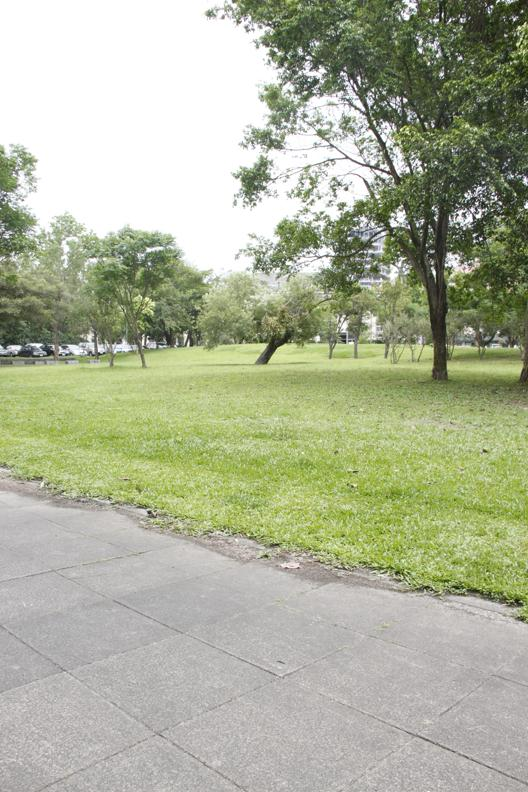
#> input picture Day-12/left.jpg, 528 x 792 px, found by its file name
$ python panaroma.py
#> lines starting #> are read from the running program, lines starting #| are printed output that depends on the picture
import cv2
import numpy as np
import matplotlib.pyplot as plt

# Load input images
img1 = cv2.imread("Day-12/left.jpg")   # left image
#> img1 is the input picture: shape (792, 528, 3); mean B, G, R 152.8, 177.6, 172.2
img2 = cv2.imread("Day-12/right.jpg")  # right image
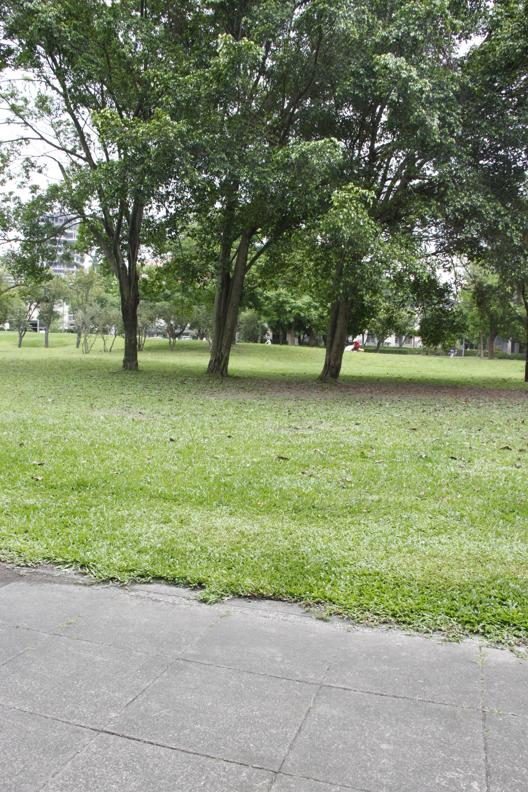
#> input picture Day-12/right.jpg, 528 x 792 px, found by its file name
#> img2 is the input picture: shape (792, 528, 3); mean B, G, R 114.6, 143.8, 133.7

# Convert to grayscale
gray1 = cv2.cvtColor(img1, cv2.COLOR_BGR2GRAY)
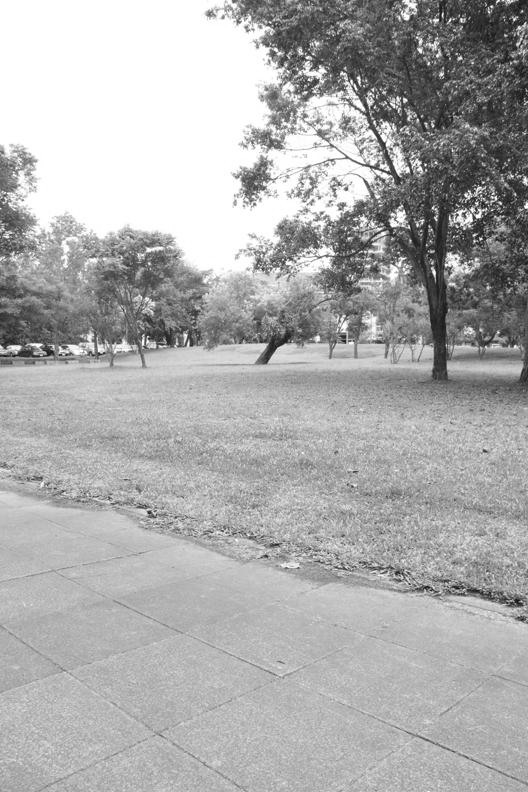
#> gray1: shape (792, 528); min 14, max 255, mean 173.2
gray2 = cv2.cvtColor(img2, cv2.COLOR_BGR2GRAY)
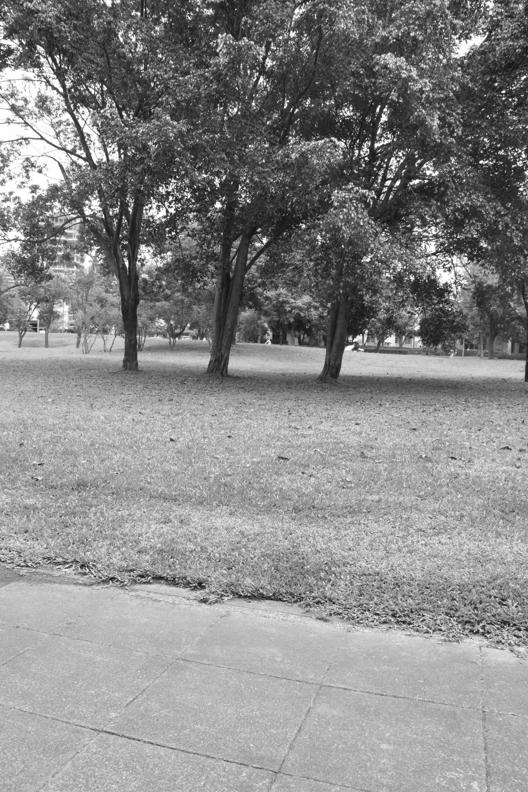
#> gray2: shape (792, 528); min 8, max 255, mean 137.5

# 1. Detect ORB features and compute descriptors.
orb = cv2.ORB_create(5000)
keypoints1, descriptors1 = orb.detectAndCompute(gray1, None)
#> keypoints1 = 4925 keypoints; strongest (x, y, size): (474, 217, 31), (404, 99, 31), (476, 215, 31), (404, 101, 31)
keypoints2, descriptors2 = orb.detectAndCompute(gray2, None)
#> keypoints2 = 4921 keypoints; strongest (x, y, size): (389, 181, 31), (170, 210, 31), (397, 159, 31), (398, 161, 31)

# 2. Match features using Brute-Force Matcher
bf = cv2.BFMatcher(cv2.NORM_HAMMING, crossCheck=True)
matches = bf.match(descriptors1, descriptors2)
#> matches = 1661 matches

# Sort matches by distance
matches = sorted(matches, key=lambda x: x.distance)

# Draw matches
img_matches = cv2.drawMatches(img1, keypoints1, img2, keypoints2, matches[:200], None, flags=2)
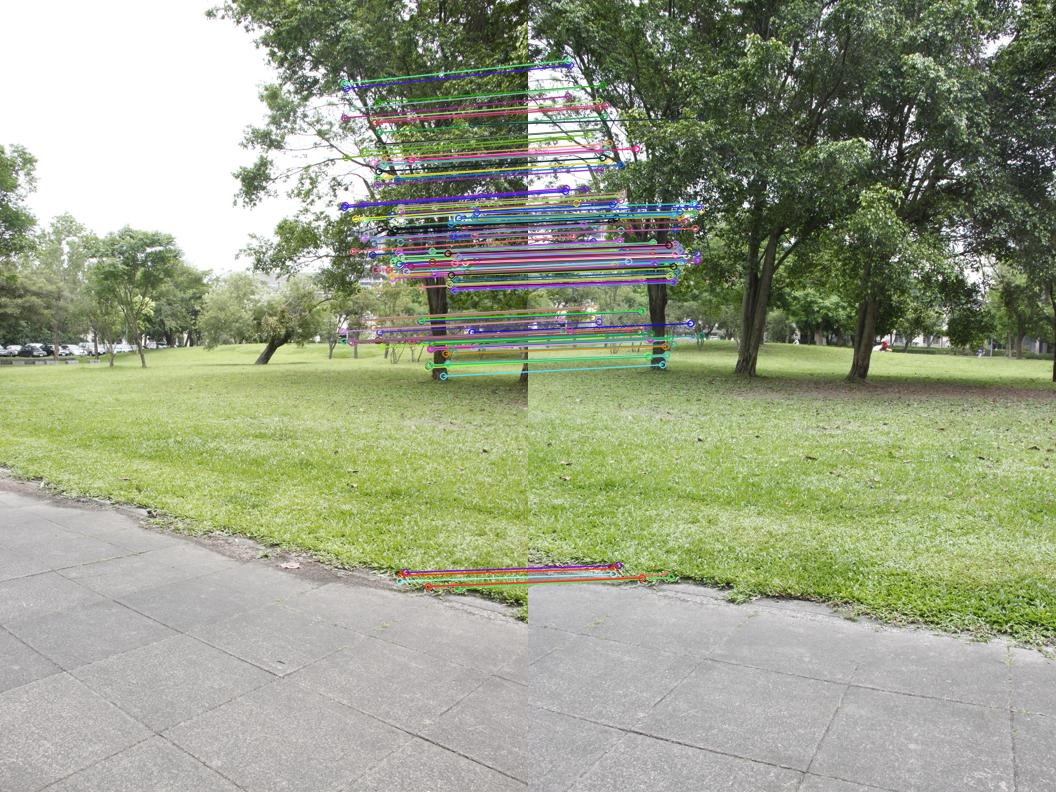
#> img_matches: shape (792, 1056, 3); mean B, G, R 134.9, 160.5, 153.2


# 3. Extract location of good matches
pts1 = np.float32([keypoints1[m.queryIdx].pt for m in matches[:50]]).reshape(-1, 1, 2)
#> pts1 = 50 rows, first 8: [456, 254.4], [412.6, 342.1], [428, 365.8], [420.5, 321], [450, 253], [430, 349.4], [469.4, 265], [432, 348.5]
pts2 = np.float32([keypoints2[m.trainIdx].pt for m in matches[:50]]).reshape(-1, 1, 2)
#> pts2 = 50 rows, first 8: [148.8, 247.2], [103.7, 331.8], [119.4, 355.8], [112, 311], [143, 245], [119.4, 340.4], [161.3, 257.8], [122.4, 339.8]

# 4. Find Homography matrix using RANSAC
H, mask = cv2.findHomography(pts2, pts1, cv2.RANSAC, 5.0)
#> H = [[0.816, -0.00856, 306.4], [-0.138, 0.909, 33.7], [-0.000308, -8.17e-05, 1]]; mask = 50 values, max 1 at index 0, min 0 at index 34, mean 0.98

# 5. Warp right image (img2) to left image (img1)'s plane
height1, width1 = img1.shape[:2]
#> height1 = 792; width1 = 528
height2, width2 = img2.shape[:2]
#> height2 = 792; width2 = 528

# Get the canvas dimensions
pts_img2 = np.float32([[0, 0], [0, height2], [width2, height2], [width2, 0]]).reshape(-1, 1, 2)
#> pts_img2 = [[0, 0], [0, 792], [528, 792], [528, 0]]
pts_img2_transformed = cv2.perspectiveTransform(pts_img2, H)
#> pts_img2_transformed = [[306.4, 33.7], [320.4, 806], [945.9, 881.6], [880.9, -46.58]]
pts_combined = np.concatenate((pts_img2_transformed, np.float32([[0, 0], [0, height1], [width1, height1], [width1, 0]]).reshape(-1, 1, 2)), axis=0)
#> pts_combined = [[306.4, 33.7], [320.4, 806], [945.9, 881.6], [880.9, -46.58], [0, 0], [0, 792], [528, 792], [528, 0]]

[x_min, y_min] = np.int32(pts_combined.min(axis=0).ravel())
#> x_min = 0; y_min = -46
[x_max, y_max] = np.int32(pts_combined.max(axis=0).ravel())
#> x_max = 945; y_max = 881

# Translation matrix to avoid negative coordinates
translation = [-x_min, -y_min]
#> translation = [0, 46]
H_translate = np.array([[1, 0, translation[0]], [0, 1, translation[1]], [0, 0, 1]])
#> H_translate = [[1, 0, 0], [0, 1, 46], [0, 0, 1]]

# Warp the second image
result = cv2.warpPerspective(img2, H_translate @ H, (x_max - x_min, y_max - y_min))
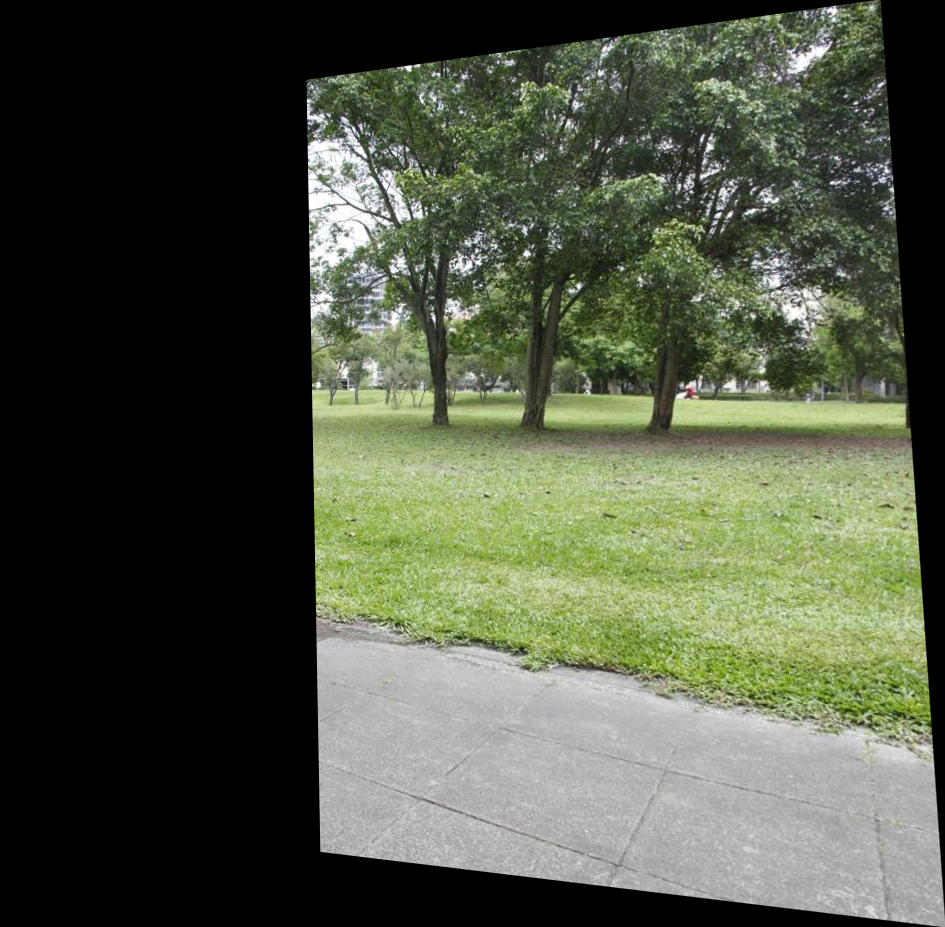
#> result: shape (927, 945, 3); mean B, G, R 67.1, 84.1, 78.4
result[translation[1]:height1+translation[1], translation[0]:width1+translation[0]] = img1
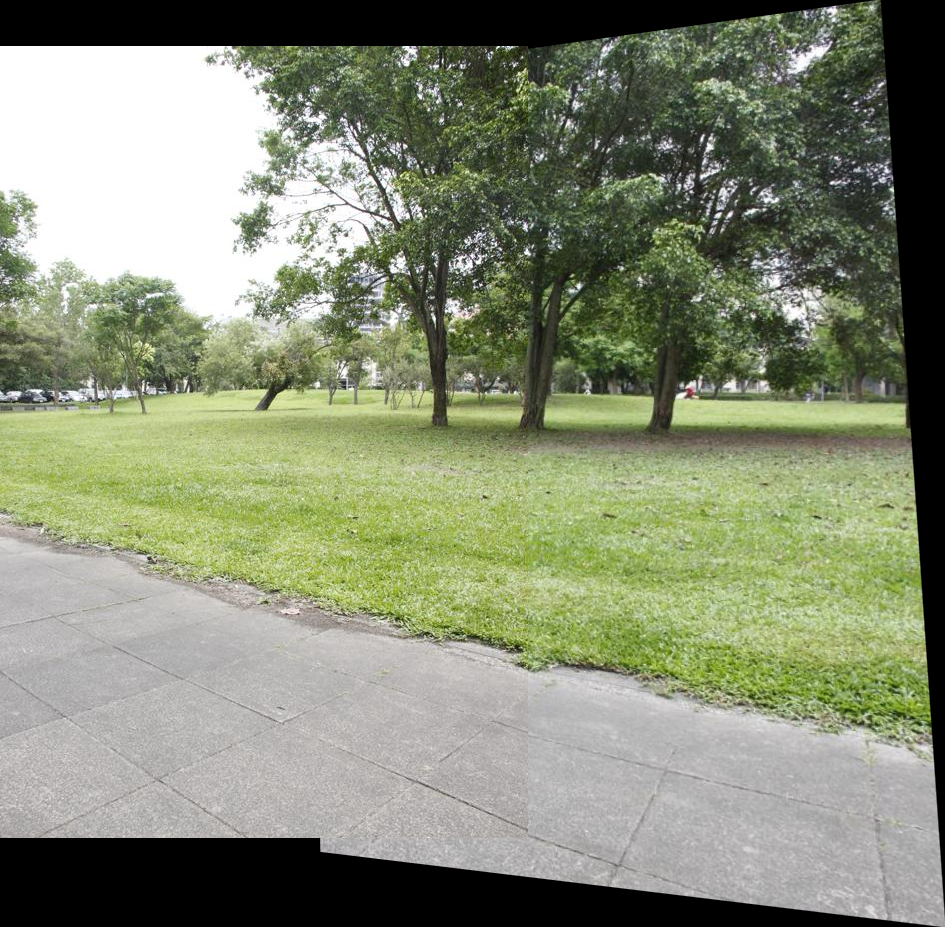
#> result: shape (927, 945, 3); mean B, G, R 116.5, 139.9, 133.6


cv2.imshow("matched points",img_matches)
cv2.imshow("Stitched Panorama", result)
cv2.waitKey(0)
cv2.destroyAllWindows()
